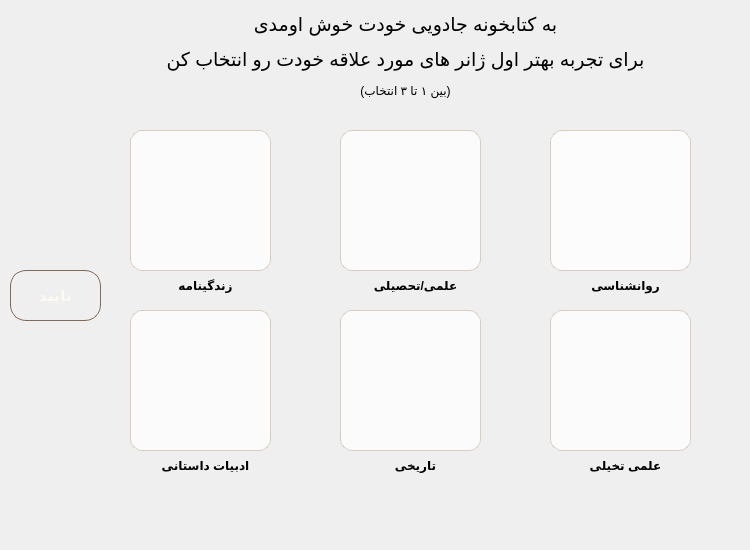
<?xml version="1.0" encoding="UTF-8"?>
<ui version="4.0">
 <class>GenreSelectionWidget</class>
 <widget class="QWidget" name="GenreSelectionWidget">
  <property name="geometry">
   <rect>
    <x>0</x>
    <y>0</y>
    <width>750</width>
    <height>550</height>
   </rect>
  </property>
  <property name="sizePolicy">
   <sizepolicy hsizetype="Expanding" vsizetype="Expanding">
    <horstretch>0</horstretch>
    <verstretch>0</verstretch>
   </sizepolicy>
  </property>
  <property name="windowTitle">
   <string>Form</string>
  </property>
  <widget class="QLabel" name="title_label">
   <property name="geometry">
    <rect>
     <x>100</x>
     <y>0</y>
     <width>611</width>
     <height>111</height>
    </rect>
   </property>
   <property name="layoutDirection">
    <enum>Qt::RightToLeft</enum>
   </property>
   <property name="text">
    <string>&lt;html&gt;&lt;head/&gt;&lt;body&gt;&lt;p align=&quot;center&quot;&gt;&lt;span style=&quot; font-size:14pt;&quot;&gt;به کتابخونه جادویی خودت خوش اومدی&lt;/span&gt;&lt;/p&gt;&lt;p align=&quot;center&quot;&gt;&lt;span style=&quot; font-size:14pt;&quot;&gt;برای تجربه بهتر اول ژانر های مورد علاقه خودت رو انتخاب کن&lt;/span&gt;&lt;/p&gt;&lt;p align=&quot;center&quot;&gt;(بین ۱ تا ۳ انتخاب)&lt;/p&gt;&lt;/body&gt;&lt;/html&gt;</string>
   </property>
   <property name="alignment">
    <set>Qt::AlignCenter</set>
   </property>
  </widget>
  <widget class="QPushButton" name="biography_pushButton">
   <property name="geometry">
    <rect>
     <x>130</x>
     <y>130</y>
     <width>141</width>
     <height>141</height>
    </rect>
   </property>
   <property name="styleSheet">
    <string notr="true">/* -------------------------------------------------------------
   استایل دکمه‌های ژانر (تم جادویی و کلاسیک روشن)
------------------------------------------------------------- */
QPushButton {
    /* پس‌زمینه سفید شیری ملایم و نیمه‌شفاف (برای دیده شدن آیکون‌ها) */
    background-color: rgba(255, 255, 255, 0.75); 
    
    /* لبه‌های ظریف شکلاتی-کرمی برای وایب قدیمی */
    border: 1px solid rgba(139, 90, 43, 0.25);
    border-radius: 12px;
    
    /* رنگ متن شکلاتی تیره */
    color: #4a2f15;
    font-family: &quot;Segoe UI&quot;, &quot;Georgia&quot;, &quot;Vazirmatn&quot;;
    font-size: 14px;
    font-weight: 600;
    padding: 10px 16px;
    
    /* فاصله مناسب برای آیکون و متن */
    text-align: center;
}

/* 🌟 حالت ماوس روی دکمه (Hover) */
QPushButton:hover {
    background-color: rgba(255, 255, 255, 0.95);
    border: 1px solid rgba(212, 163, 89, 0.6);
    /* یک هاله بسیار خفیف طلایی در هاور */
    color: #8b5a2b;
}

/* ⚡ حالت انتخاب شده (Checked) -&gt; افکت درخشش و پس‌زمینه طلایی */
QPushButton:checked {
    /* پس‌زمینه طلایی ملایم و شفاف */
    background-color: rgba(254, 241, 203, 0.9);
    
    /* مرز دکمه با رنگ طلایی درخشان */
    border: 1.5px solid rgba(244, 180, 26, 0.85);
    color: #b0720b; /* متن کاراملی تیره و گرم */
}

/* 🌟 درخشش قوی‌تر در حالت انتخاب شده وقتی ماوس روی آن می‌رود */
QPushButton:checked:hover {
    background-color: rgba(254, 235, 180, 0.95);
    border: 1.5px solid rgba(255, 200, 50, 1);
}

/* ❌ حالت غیرفعال (اگر تعداد انتخاب‌ها بیش از ۳ شد و دکمه‌های دیگر غیرفعال شدند) */
QPushButton:disabled {
    background-color: rgba(240, 240, 240, 0.4);
    border: 1.5px solid rgba(200, 200, 200, 0.3);
    color: rgba(130, 130, 130, 0.6);
}</string>
   </property>
   <property name="text">
    <string/>
   </property>
   <property name="icon">
    <iconset resource="../resources.qrc">
     <normaloff>:/resources/genres/biography_genre.svg</normaloff>:/resources/genres/biography_genre.svg</iconset>
   </property>
   <property name="iconSize">
    <size>
     <width>150</width>
     <height>150</height>
    </size>
   </property>
   <property name="checkable">
    <bool>true</bool>
   </property>
   <attribute name="buttonGroup">
    <string notr="true">genres_buttonGroup</string>
   </attribute>
  </widget>
  <widget class="QPushButton" name="educational_pushButton">
   <property name="geometry">
    <rect>
     <x>340</x>
     <y>130</y>
     <width>141</width>
     <height>141</height>
    </rect>
   </property>
   <property name="styleSheet">
    <string notr="true">/* -------------------------------------------------------------
   استایل دکمه‌های ژانر (تم جادویی و کلاسیک روشن)
------------------------------------------------------------- */
QPushButton {
    /* پس‌زمینه سفید شیری ملایم و نیمه‌شفاف (برای دیده شدن آیکون‌ها) */
    background-color: rgba(255, 255, 255, 0.75); 
    
    /* لبه‌های ظریف شکلاتی-کرمی برای وایب قدیمی */
    border: 1px solid rgba(139, 90, 43, 0.25);
    border-radius: 12px;
    
    /* رنگ متن شکلاتی تیره */
    color: #4a2f15;
    font-family: &quot;Segoe UI&quot;, &quot;Georgia&quot;, &quot;Vazirmatn&quot;;
    font-size: 14px;
    font-weight: 600;
    padding: 10px 16px;
    
    /* فاصله مناسب برای آیکون و متن */
    text-align: center;
}

/* 🌟 حالت ماوس روی دکمه (Hover) */
QPushButton:hover {
    background-color: rgba(255, 255, 255, 0.95);
    border: 1px solid rgba(212, 163, 89, 0.6);
    /* یک هاله بسیار خفیف طلایی در هاور */
    color: #8b5a2b;
}

/* ⚡ حالت انتخاب شده (Checked) -&gt; افکت درخشش و پس‌زمینه طلایی */
QPushButton:checked {
    /* پس‌زمینه طلایی ملایم و شفاف */
    background-color: rgba(254, 241, 203, 0.9);
    
    /* مرز دکمه با رنگ طلایی درخشان */
    border: 1.5px solid rgba(244, 180, 26, 0.85);
    color: #b0720b; /* متن کاراملی تیره و گرم */
}

/* 🌟 درخشش قوی‌تر در حالت انتخاب شده وقتی ماوس روی آن می‌رود */
QPushButton:checked:hover {
    background-color: rgba(254, 235, 180, 0.95);
    border: 1.5px solid rgba(255, 200, 50, 1);
}

/* ❌ حالت غیرفعال (اگر تعداد انتخاب‌ها بیش از ۳ شد و دکمه‌های دیگر غیرفعال شدند) */
QPushButton:disabled {
    background-color: rgba(240, 240, 240, 0.4);
    border: 1.5px solid rgba(200, 200, 200, 0.3);
    color: rgba(130, 130, 130, 0.6);
}</string>
   </property>
   <property name="text">
    <string/>
   </property>
   <property name="icon">
    <iconset resource="../resources.qrc">
     <normaloff>:/resources/genres/educational_genre.svg</normaloff>:/resources/genres/educational_genre.svg</iconset>
   </property>
   <property name="iconSize">
    <size>
     <width>150</width>
     <height>150</height>
    </size>
   </property>
   <property name="checkable">
    <bool>true</bool>
   </property>
   <attribute name="buttonGroup">
    <string notr="true">genres_buttonGroup</string>
   </attribute>
  </widget>
  <widget class="QPushButton" name="psychology_pushButton">
   <property name="geometry">
    <rect>
     <x>550</x>
     <y>130</y>
     <width>141</width>
     <height>141</height>
    </rect>
   </property>
   <property name="styleSheet">
    <string notr="true">/* -------------------------------------------------------------
   استایل دکمه‌های ژانر (تم جادویی و کلاسیک روشن)
------------------------------------------------------------- */
QPushButton {
    /* پس‌زمینه سفید شیری ملایم و نیمه‌شفاف (برای دیده شدن آیکون‌ها) */
    background-color: rgba(255, 255, 255, 0.8); 
    
    /* لبه‌های ظریف شکلاتی-کرمی برای وایب قدیمی */
    border: 1px solid rgba(139, 90, 43, 0.25);
    border-radius: 12px;
    
    /* رنگ متن شکلاتی تیره */
    color: #4a2f15;
    font-family: &quot;Segoe UI&quot;, &quot;Georgia&quot;, &quot;Vazirmatn&quot;;
    font-size: 14px;
    font-weight: 600;
    padding: 10px 16px;
    
    /* فاصله مناسب برای آیکون و متن */
    text-align: center;
}

/* 🌟 حالت ماوس روی دکمه (Hover) */
QPushButton:hover {
    background-color: rgba(255, 255, 255, 0.95);
    border: 1px solid rgba(212, 163, 89, 0.6);
    /* یک هاله بسیار خفیف طلایی در هاور */
    color: #8b5a2b;
}

/* ⚡ حالت انتخاب شده (Checked) -&gt; افکت درخشش و پس‌زمینه طلایی */
QPushButton:checked {
    /* پس‌زمینه طلایی ملایم و شفاف */
    background-color: rgba(254, 241, 203, 0.9);
    
    /* مرز دکمه با رنگ طلایی درخشان */
    border: 1.5px solid rgba(244, 180, 26, 0.85);
    color: #b0720b; /* متن کاراملی تیره و گرم */
}

/* 🌟 درخشش قوی‌تر در حالت انتخاب شده وقتی ماوس روی آن می‌رود */
QPushButton:checked:hover {
    background-color: rgba(254, 235, 180, 0.95);
    border: 1.5px solid rgba(255, 200, 50, 1);
}

/* ❌ حالت غیرفعال (اگر تعداد انتخاب‌ها بیش از ۳ شد و دکمه‌های دیگر غیرفعال شدند) */
QPushButton:disabled {
    background-color: rgba(240, 240, 240, 0.4);
    border: 1.5px solid rgba(200, 200, 200, 0.3);
    color: rgba(130, 130, 130, 0.6);
}</string>
   </property>
   <property name="text">
    <string/>
   </property>
   <property name="icon">
    <iconset resource="../resources.qrc">
     <normaloff>:/resources/genres/Psychology_genre.svg</normaloff>:/resources/genres/Psychology_genre.svg</iconset>
   </property>
   <property name="iconSize">
    <size>
     <width>140</width>
     <height>140</height>
    </size>
   </property>
   <property name="checkable">
    <bool>true</bool>
   </property>
   <attribute name="buttonGroup">
    <string notr="true">genres_buttonGroup</string>
   </attribute>
  </widget>
  <widget class="QPushButton" name="scifi_pushButton">
   <property name="geometry">
    <rect>
     <x>550</x>
     <y>310</y>
     <width>141</width>
     <height>141</height>
    </rect>
   </property>
   <property name="styleSheet">
    <string notr="true">/* -------------------------------------------------------------
   استایل دکمه‌های ژانر (تم جادویی و کلاسیک روشن)
------------------------------------------------------------- */
QPushButton {
    /* پس‌زمینه سفید شیری ملایم و نیمه‌شفاف (برای دیده شدن آیکون‌ها) */
    background-color: rgba(255, 255, 255, 0.75); 
    
    /* لبه‌های ظریف شکلاتی-کرمی برای وایب قدیمی */
    border: 1px solid rgba(139, 90, 43, 0.25);
    border-radius: 12px;
    
    /* رنگ متن شکلاتی تیره */
    color: #4a2f15;
    font-family: &quot;Segoe UI&quot;, &quot;Georgia&quot;, &quot;Vazirmatn&quot;;
    font-size: 14px;
    font-weight: 600;
    padding: 10px 16px;
    
    /* فاصله مناسب برای آیکون و متن */
    text-align: center;
}

/* 🌟 حالت ماوس روی دکمه (Hover) */
QPushButton:hover {
    background-color: rgba(255, 255, 255, 0.95);
    border: 1px solid rgba(212, 163, 89, 0.6);
    /* یک هاله بسیار خفیف طلایی در هاور */
    color: #8b5a2b;
}

/* ⚡ حالت انتخاب شده (Checked) -&gt; افکت درخشش و پس‌زمینه طلایی */
QPushButton:checked {
    /* پس‌زمینه طلایی ملایم و شفاف */
    background-color: rgba(254, 241, 203, 0.9);
    
    /* مرز دکمه با رنگ طلایی درخشان */
    border: 1.5px solid rgba(244, 180, 26, 0.85);
    color: #b0720b; /* متن کاراملی تیره و گرم */
}

/* 🌟 درخشش قوی‌تر در حالت انتخاب شده وقتی ماوس روی آن می‌رود */
QPushButton:checked:hover {
    background-color: rgba(254, 235, 180, 0.95);
    border: 1.5px solid rgba(255, 200, 50, 1);
}

/* ❌ حالت غیرفعال (اگر تعداد انتخاب‌ها بیش از ۳ شد و دکمه‌های دیگر غیرفعال شدند) */
QPushButton:disabled {
    background-color: rgba(240, 240, 240, 0.4);
    border: 1.5px solid rgba(200, 200, 200, 0.3);
    color: rgba(130, 130, 130, 0.6);
}</string>
   </property>
   <property name="text">
    <string/>
   </property>
   <property name="icon">
    <iconset resource="../resources.qrc">
     <normaloff>:/resources/genres/scifi_genre.svg</normaloff>:/resources/genres/scifi_genre.svg</iconset>
   </property>
   <property name="iconSize">
    <size>
     <width>150</width>
     <height>150</height>
    </size>
   </property>
   <property name="checkable">
    <bool>true</bool>
   </property>
   <attribute name="buttonGroup">
    <string notr="true">genres_buttonGroup</string>
   </attribute>
  </widget>
  <widget class="QPushButton" name="history_pushButton">
   <property name="geometry">
    <rect>
     <x>340</x>
     <y>310</y>
     <width>141</width>
     <height>141</height>
    </rect>
   </property>
   <property name="styleSheet">
    <string notr="true">/* -------------------------------------------------------------
   استایل دکمه‌های ژانر (تم جادویی و کلاسیک روشن)
------------------------------------------------------------- */
QPushButton {
    /* پس‌زمینه سفید شیری ملایم و نیمه‌شفاف (برای دیده شدن آیکون‌ها) */
    background-color: rgba(255, 255, 255, 0.75); 
    
    /* لبه‌های ظریف شکلاتی-کرمی برای وایب قدیمی */
    border: 1px solid rgba(139, 90, 43, 0.25);
    border-radius: 12px;
    
    /* رنگ متن شکلاتی تیره */
    color: #4a2f15;
    font-family: &quot;Segoe UI&quot;, &quot;Georgia&quot;, &quot;Vazirmatn&quot;;
    font-size: 14px;
    font-weight: 600;
    padding: 10px 16px;
    
    /* فاصله مناسب برای آیکون و متن */
    text-align: center;
}

/* 🌟 حالت ماوس روی دکمه (Hover) */
QPushButton:hover {
    background-color: rgba(255, 255, 255, 0.95);
    border: 1px solid rgba(212, 163, 89, 0.6);
    /* یک هاله بسیار خفیف طلایی در هاور */
    color: #8b5a2b;
}

/* ⚡ حالت انتخاب شده (Checked) -&gt; افکت درخشش و پس‌زمینه طلایی */
QPushButton:checked {
    /* پس‌زمینه طلایی ملایم و شفاف */
    background-color: rgba(254, 241, 203, 0.9);
    
    /* مرز دکمه با رنگ طلایی درخشان */
    border: 1.5px solid rgba(244, 180, 26, 0.85);
    color: #b0720b; /* متن کاراملی تیره و گرم */
}

/* 🌟 درخشش قوی‌تر در حالت انتخاب شده وقتی ماوس روی آن می‌رود */
QPushButton:checked:hover {
    background-color: rgba(254, 235, 180, 0.95);
    border: 1.5px solid rgba(255, 200, 50, 1);
}

/* ❌ حالت غیرفعال (اگر تعداد انتخاب‌ها بیش از ۳ شد و دکمه‌های دیگر غیرفعال شدند) */
QPushButton:disabled {
    background-color: rgba(240, 240, 240, 0.4);
    border: 1.5px solid rgba(200, 200, 200, 0.3);
    color: rgba(130, 130, 130, 0.6);
}</string>
   </property>
   <property name="text">
    <string/>
   </property>
   <property name="icon">
    <iconset resource="../resources.qrc">
     <normaloff>:/resources/genres/history_genre.svg</normaloff>:/resources/genres/history_genre.svg</iconset>
   </property>
   <property name="iconSize">
    <size>
     <width>150</width>
     <height>150</height>
    </size>
   </property>
   <property name="checkable">
    <bool>true</bool>
   </property>
   <attribute name="buttonGroup">
    <string notr="true">genres_buttonGroup</string>
   </attribute>
  </widget>
  <widget class="QPushButton" name="ficition_pushButton">
   <property name="geometry">
    <rect>
     <x>130</x>
     <y>310</y>
     <width>141</width>
     <height>141</height>
    </rect>
   </property>
   <property name="styleSheet">
    <string notr="true">/* -------------------------------------------------------------
   استایل دکمه‌های ژانر (تم جادویی و کلاسیک روشن)
------------------------------------------------------------- */
QPushButton {
    /* پس‌زمینه سفید شیری ملایم و نیمه‌شفاف (برای دیده شدن آیکون‌ها) */
    background-color: rgba(255, 255, 255, 0.75); 
    
    /* لبه‌های ظریف شکلاتی-کرمی برای وایب قدیمی */
    border: 1px solid rgba(139, 90, 43, 0.25);
    border-radius: 12px;
    
    /* رنگ متن شکلاتی تیره */
    color: #4a2f15;
    font-family: &quot;Segoe UI&quot;, &quot;Georgia&quot;, &quot;Vazirmatn&quot;;
    font-size: 14px;
    font-weight: 600;
    padding: 10px 16px;
    
    /* فاصله مناسب برای آیکون و متن */
    text-align: center;
}

/* 🌟 حالت ماوس روی دکمه (Hover) */
QPushButton:hover {
    background-color: rgba(255, 255, 255, 0.95);
    border: 1px solid rgba(212, 163, 89, 0.6);
    /* یک هاله بسیار خفیف طلایی در هاور */
    color: #8b5a2b;
}

/* ⚡ حالت انتخاب شده (Checked) -&gt; افکت درخشش و پس‌زمینه طلایی */
QPushButton:checked {
    /* پس‌زمینه طلایی ملایم و شفاف */
    background-color: rgba(254, 241, 203, 0.9);
    
    /* مرز دکمه با رنگ طلایی درخشان */
    border: 1.5px solid rgba(244, 180, 26, 0.85);
    color: #b0720b; /* متن کاراملی تیره و گرم */
}

/* 🌟 درخشش قوی‌تر در حالت انتخاب شده وقتی ماوس روی آن می‌رود */
QPushButton:checked:hover {
    background-color: rgba(254, 235, 180, 0.95);
    border: 1.5px solid rgba(255, 200, 50, 1);
}

/* ❌ حالت غیرفعال (اگر تعداد انتخاب‌ها بیش از ۳ شد و دکمه‌های دیگر غیرفعال شدند) */
QPushButton:disabled {
    background-color: rgba(240, 240, 240, 0.4);
    border: 1.5px solid rgba(200, 200, 200, 0.3);
    color: rgba(130, 130, 130, 0.6);
}</string>
   </property>
   <property name="text">
    <string/>
   </property>
   <property name="icon">
    <iconset resource="../resources.qrc">
     <normaloff>:/resources/genres/ficition_genre.svg</normaloff>:/resources/genres/ficition_genre.svg</iconset>
   </property>
   <property name="iconSize">
    <size>
     <width>150</width>
     <height>150</height>
    </size>
   </property>
   <property name="checkable">
    <bool>true</bool>
   </property>
   <attribute name="buttonGroup">
    <string notr="true">genres_buttonGroup</string>
   </attribute>
  </widget>
  <widget class="QLabel" name="biography_label">
   <property name="geometry">
    <rect>
     <x>140</x>
     <y>270</y>
     <width>131</width>
     <height>31</height>
    </rect>
   </property>
   <property name="text">
    <string>&lt;html&gt;&lt;head/&gt;&lt;body&gt;&lt;p align=&quot;center&quot;&gt;&lt;span style=&quot; font-weight:700;&quot;&gt;زندگینامه&lt;/span&gt;&lt;/p&gt;&lt;/body&gt;&lt;/html&gt;</string>
   </property>
  </widget>
  <widget class="QLabel" name="educational_label">
   <property name="geometry">
    <rect>
     <x>350</x>
     <y>270</y>
     <width>131</width>
     <height>31</height>
    </rect>
   </property>
   <property name="text">
    <string>&lt;html&gt;&lt;head/&gt;&lt;body&gt;&lt;p align=&quot;center&quot;&gt;&lt;span style=&quot; font-weight:700;&quot;&gt;علمی/تحصیلی&lt;/span&gt;&lt;/p&gt;&lt;/body&gt;&lt;/html&gt;</string>
   </property>
  </widget>
  <widget class="QLabel" name="scifi_label">
   <property name="geometry">
    <rect>
     <x>560</x>
     <y>450</y>
     <width>131</width>
     <height>31</height>
    </rect>
   </property>
   <property name="text">
    <string>&lt;html&gt;&lt;head/&gt;&lt;body&gt;&lt;p align=&quot;center&quot;&gt;&lt;span style=&quot; font-weight:700;&quot;&gt;علمی تخیلی&lt;/span&gt;&lt;/p&gt;&lt;/body&gt;&lt;/html&gt;</string>
   </property>
  </widget>
  <widget class="QLabel" name="history_label">
   <property name="geometry">
    <rect>
     <x>350</x>
     <y>450</y>
     <width>131</width>
     <height>31</height>
    </rect>
   </property>
   <property name="text">
    <string>&lt;html&gt;&lt;head/&gt;&lt;body&gt;&lt;p align=&quot;center&quot;&gt;&lt;span style=&quot; font-weight:700;&quot;&gt;تاریخی&lt;/span&gt;&lt;/p&gt;&lt;/body&gt;&lt;/html&gt;</string>
   </property>
  </widget>
  <widget class="QLabel" name="ficition_label">
   <property name="geometry">
    <rect>
     <x>140</x>
     <y>450</y>
     <width>131</width>
     <height>31</height>
    </rect>
   </property>
   <property name="text">
    <string>&lt;html&gt;&lt;head/&gt;&lt;body&gt;&lt;p align=&quot;center&quot;&gt;&lt;span style=&quot; font-weight:700;&quot;&gt;ادبیات داستانی&lt;/span&gt;&lt;/p&gt;&lt;/body&gt;&lt;/html&gt;</string>
   </property>
  </widget>
  <widget class="QLabel" name="psychology_label">
   <property name="geometry">
    <rect>
     <x>560</x>
     <y>270</y>
     <width>131</width>
     <height>31</height>
    </rect>
   </property>
   <property name="text">
    <string>&lt;html&gt;&lt;head/&gt;&lt;body&gt;&lt;p align=&quot;center&quot;&gt;&lt;span style=&quot; font-weight:700;&quot;&gt;روانشناسی&lt;/span&gt;&lt;/p&gt;&lt;/body&gt;&lt;/html&gt;</string>
   </property>
  </widget>
  <widget class="QPushButton" name="check_pushButton">
   <property name="geometry">
    <rect>
     <x>10</x>
     <y>270</y>
     <width>91</width>
     <height>51</height>
    </rect>
   </property>
   <property name="styleSheet">
    <string notr="true">QPushButton {
    /* موکا/نسکافه‌ای با گرادیان نرم */
    background: qlineargradient(
        x1:0, y1:0, x2:0, y2:1,
        stop:0 rgba(176, 124, 78, 245),   /* latte-mocha */
        stop:1 rgba(128, 84, 52, 245)     /* deeper nescafe */
    );

    color: rgba(255, 250, 242, 245);      /* کرمِ نزدیک به شیر */
    border: 1px solid rgba(86, 52, 28, 180);
    border-radius: 16px;

    padding: 12px 26px;
    font-size: 15px;
    font-weight: 800;
    letter-spacing: 0.4px;

    /* حس “قابل کلیک بودن” با border نرم */
}

QPushButton:hover:enabled {
    /* کاراملی‌تر و روشن‌تر */
    background: qlineargradient(
        x1:0, y1:0, x2:0, y2:1,
        stop:0 rgba(198, 146, 92, 255),
        stop:1 rgba(148, 98, 60, 255)
    );

    border: 1px solid rgba(212, 163, 89, 170);  /* رگه‌ی طلایی خیلی ظریف */
    color: rgba(255, 253, 248, 255);
}

QPushButton:pressed:enabled {
    /* فرو رفتن: تیره‌تر + حس فشرده شدن */
    background: qlineargradient(
        x1:0, y1:0, x2:0, y2:1,
        stop:0 rgba(118, 76, 46, 255),
        stop:1 rgba(96, 60, 36, 255)
    );

    border: 1px solid rgba(60, 35, 18, 200);

    /* ترفند ساده برای حس pressed */
    padding-top: 13px;
    padding-bottom: 11px;
}

QPushButton:disabled {
    /* شیشه‌ای و کم‌رنگ که مزاحم نشه */
    background: rgba(170, 150, 135, 70);
    color: rgba(255, 255, 255, 120);
    border: 1px solid rgba(120, 100, 90, 70);
}</string>
   </property>
   <property name="text">
    <string>تایید</string>
   </property>
  </widget>
  <widget class="QLabel" name="error_label">
   <property name="geometry">
    <rect>
     <x>250</x>
     <y>500</y>
     <width>331</width>
     <height>31</height>
    </rect>
   </property>
   <property name="styleSheet">
    <string notr="true">color: #a63a3a;
font-size: 11px;
font-family: &quot;Ubuntu&quot;, &quot;Segoe UI&quot;, &quot;Tahoma&quot;, sans-serif;
font-weight: bold;
qproperty-alignment: 'AlignHCenter | AlignVCenter';
background: transparent;
</string>
   </property>
   <property name="text">
    <string>&lt;html&gt;&lt;head/&gt;&lt;body&gt;&lt;p align=&quot;center&quot;&gt;&lt;br/&gt;&lt;/p&gt;&lt;/body&gt;&lt;/html&gt;</string>
   </property>
  </widget>
  <widget class="QLabel" name="success_label">
   <property name="geometry">
    <rect>
     <x>250</x>
     <y>490</y>
     <width>331</width>
     <height>31</height>
    </rect>
   </property>
   <property name="styleSheet">
    <string notr="true">
color: #9a7b56;
font-size: 11px;
font-family: &quot;Ubuntu&quot;, &quot;Segoe UI&quot;, &quot;Tahoma&quot;, sans-serif;
font-weight: bold;
qproperty-alignment: 'AlignHCenter | AlignVCenter';
background: transparent;
</string>
   </property>
   <property name="text">
    <string>&lt;html&gt;&lt;head/&gt;&lt;body&gt;&lt;p align=&quot;center&quot;&gt;&lt;br/&gt;&lt;/p&gt;&lt;/body&gt;&lt;/html&gt;</string>
   </property>
  </widget>
 </widget>
 <resources>
  <include location="../resources.qrc"/>
 </resources>
 <connections/>
 <buttongroups>
  <buttongroup name="genres_buttonGroup">
   <property name="exclusive">
    <bool>false</bool>
   </property>
  </buttongroup>
 </buttongroups>
</ui>
